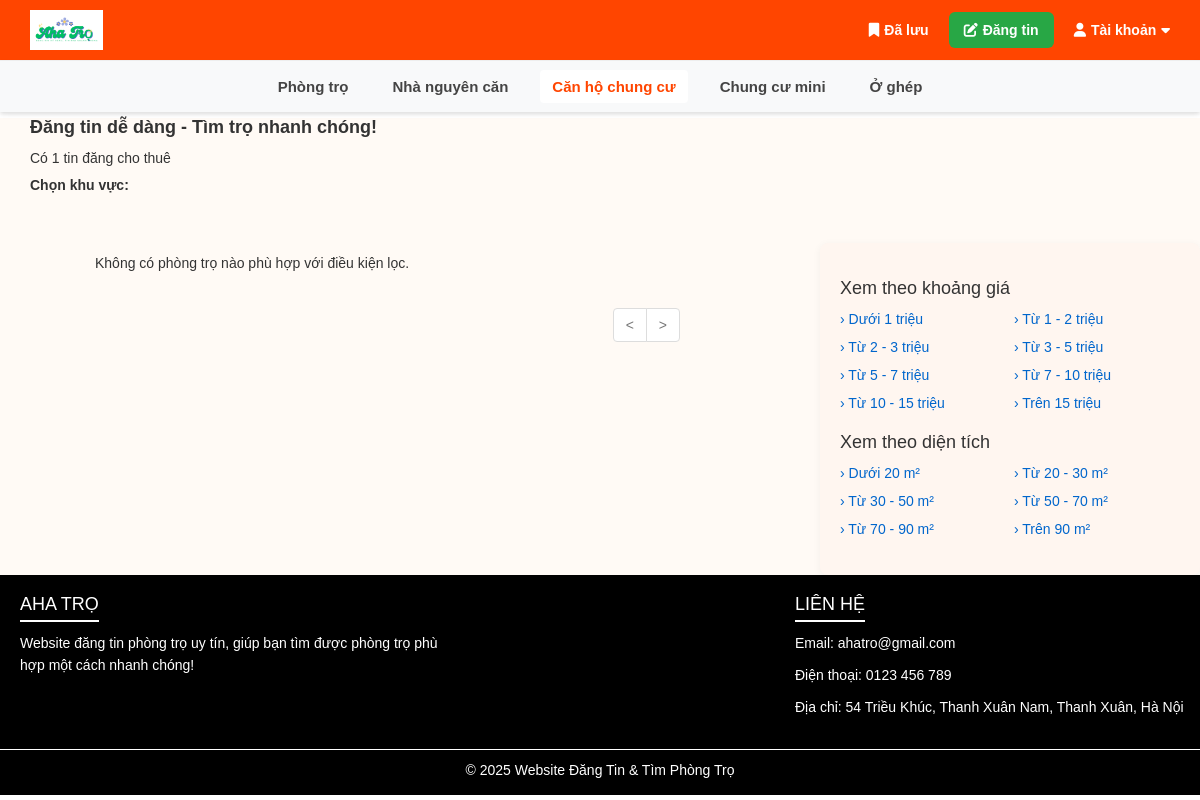
The app's page /category.php?id=5 with its own data.
### tables this page shows
CREATE TABLE `loai_phong` (
  `idLoaiPhong` int(11) NOT NULL,
  `loaiPhong` varchar(50) NOT NULL
);

### category.php (the view, shortened to what this page needs)
<?php
include 'config.php';
?>
<!DOCTYPE html>
<html lang="en">
<head>
    <link rel="stylesheet" href="css/style.css">
    <link rel="stylesheet" href="https://maxcdn.bootstrapcdn.com/bootstrap/3.4.0/css/bootstrap.min.css">
</head>
<body>
    <?php include 'header.php'; ?>
    <?php include 'banner.php'; ?>
    <div class="row">
        <div class="col-lg-8 col-md-8 col-sm-12 col-xs-12" id="room_main_content">
            <?php
            include 'room_proc.php';
            ?>
        </div>
        <div class="col-lg-4 col-md-4 col-sm-12 col-xs-12">
            <?php
            include 'filter.php';
            ?>
        </div>
    </div>
    <?php
    include 'footer.php';
    ?>
</body>
</html>

### header.php (shortened to what this page needs)
<?php
$current_category = isset($_GET['id']) ? $_GET['id'] : null;
?>
<!DOCTYPE html>
<html lang="vi">
<head>
    <link rel="stylesheet" href="css/style.css">
    <link rel="stylesheet" href="https://cdnjs.cloudflare.com/ajax/libs/font-awesome/6.5.0/css/all.min.css">
</head>
<body>
    <div class="header">
        <div class="top-bar">
            <div class="top-left">
                <a href="index.php">
                    <img src="img/logo2.PNG" alt="Logo" height="40">
                </a>
            </div>
            <div class="top-right">
                <div class="top-right-items">
                    <a href="saved_posts.php" class="top-link">
                        <i class="fa-solid fa-bookmark"></i> Đã lưu
                    </a>
                    <?php
                    if (!isset($_SESSION['user_id']) || $_SESSION['user_role'] == 'user') {
                        ?> <a href="post.php" class="post-button">
                            <i class="fa-solid fa-pen-to-square"></i> Đăng tin
                        </a>
                        <?php
                    }
                    ?>
                    <div class="hdropdown">
                        <?php if (isset($_SESSION['user_name'])): ?>
                            <div class="hdropdown-toggle">
                                <i class="fa-solid fa-user"></i> <?php echo htmlspecialchars($_SESSION['user_name']); ?>
                                <i class="fa-solid fa-caret-down"></i>
                            </div>
                            <div class="hdropdown-menu">
                                <a href="c_pass.php"><i class="fa-solid fa-right-from-bracket"></i> Đổi mật khẩu</a>
                                <a href="logout.php"><i class="fa-solid fa-right-from-bracket"></i> Đăng xuất</a>
                            </div>
                        <?php else: ?>
                            <div class="hdropdown-toggle">
                                <i class="fa-solid fa-user"></i> Tài khoản <i class="fa-solid fa-caret-down"></i>
                            </div>
                        <?php endif; ?>
                    </div>
                </div>
            </div>
        </div>
        <div class="category-bar">
            <?php
            include 'config.php';
            $sql = "SELECT * FROM loai_phong";
            $result = mysqli_query($conn, $sql);
            if ($result && mysqli_num_rows($result) > 0) {
                echo '<ul class="category-menu">';
                while ($row = mysqli_fetch_assoc($result)) {
                    $id = $row['idLoaiPhong'];
                    $ten = $row['loaiPhong'];
                    $is_active = ($current_category == $id) ? 'active' : '';
                    echo '<li><a href="./category.php?id=' . $id . '" class="' . $is_active . '">' . htmlspecialchars($ten) . '</a></li>';
                }
                echo '</ul>';
            } else {
                echo '<div class="no-category">Không có loại phòng nào.</div>';
            }
            ?>
        </div>
    </div>
</body>
</html>

### css/style.css (style rules this page uses)
body { font-family: Arial, sans-serif; }
.header { position: fixed; top: 0; left: 0; width: 100%; z-index: 999; background-color: white; box-shadow: 0 2px 5px rgba(0, 0, 0, 0.1); }
.top-bar { display: flex; justify-content: space-between; align-items: center; padding: 10px 30px; background-color: orangered; color: white; }
.top-left { display: flex; align-items: center; }
.top-right { display: flex; align-items: center; }
.top-right-items { display: flex; align-items: center; gap: 20px; }
.top-link { color: white; text-decoration: none; font-weight: bold; display: flex; align-items: center; gap: 5px; transition: all 0.2s; }
.post-button { padding: 8px 15px; background-color: #28a745; color: white; border-radius: 6px; text-decoration: none; font-weight: bold; display: flex; align-items: center; gap: 5px; transition: all 0.2s; }
.hdropdown { position: relative; cursor: pointer; }
.hdropdown-toggle { font-weight: bold; color: white; display: flex; align-items: center; gap: 5px; padding: 5px 0; }
.category-bar { background-color: #f8f9fa; padding: 10px 0; box-shadow: 0 2px 4px rgba(0, 0, 0, 0.05); border-top: 1px solid #eee; }
.category-menu { display: flex; justify-content: center; gap: 20px; padding: 0; margin: 0; list-style: none; flex-wrap: wrap; }
.category-menu li { padding: 5px 0; }
.category-menu a { text-decoration: none; color: #444; font-weight: bold; font-size: 15px; padding: 8px 12px; border-radius: 4px; transition: all 0.2s; position: relative; }
.category-menu a.active { color: orangered; background-color: white; }
.row { font-family: Arial, sans-serif; background: #fffaf5; }

### records on screen
loai_phong: loaiPhong "Phòng trọ"
loai_phong: loaiPhong "Nhà nguyên căn"
loai_phong: loaiPhong "Căn hộ chung cư"
loai_phong: loaiPhong "Chung cư mini"
loai_phong: loaiPhong "Ở ghép"

### other values on screen
$total_rows "1"
